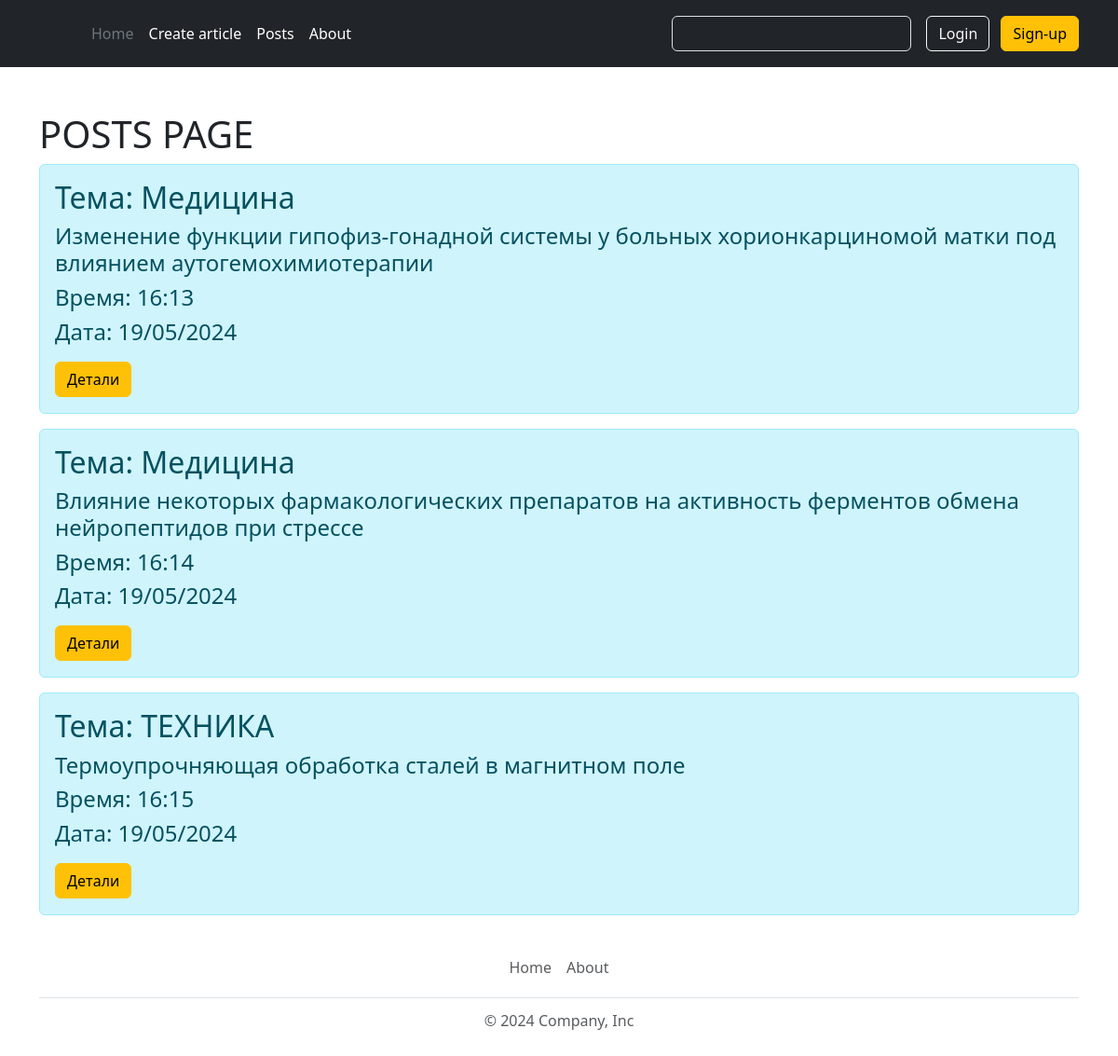
The page /posts on the database its author committed.
### app.py (models this page shows, shortened)
class Article(db.Model):
    id = db.Column(db.Integer, primary_key=True)
    title = db.Column(db.String(100), nullable=False)
    intro = db.Column(db.String(300), nullable=False)
    text = db.Column(db.Text, nullable=False)
    date = db.Column(db.DateTime, default=datetime.utcnow)

### app.py (the view)
@app.route('/posts')
def posts():
    articles = Article.query.order_by(Article.date).all()
    return render_template("posts.html", articles=articles)

### templates/posts.html (shortened to what this page needs)
{%extends 'base.html'%}
{%block body%}
<div class='container mt-5'>
    <h1>POSTS PAGE</h1>
    {%if articles|length > 0%}
        {% for article in articles %}
        <div class="alert alert-info">
            <h2>Тема: {{article.title}}</h2>
            <h4>{{article.intro}}</h4>
            <h4>Время: {{ article.date.strftime(' %H:%M ') }}</h4>
            <h4>Дата: {{ article.date.strftime(' %d/%m/%Y') }}</h4>
            <a href="/posts/{{article.id}}" class="btn btn-warning">Детали</a>
            <br>
        </div>
        {%endfor%}
    {%else%}
        <h1>ПОКА ЧТО НЕТ НИКАКИХ СТАТЕЙ</h1>
    {%endif%}
</div>
{%endblock%}

### templates/base.html (shortened to what this page needs)
<!DOCTYPE html>
<html lang="en">
<head>
    <link rel="stylesheet" href="{{url_for('static', filename='css/main.css')}}">
    <link rel="stylesheet" href="https://cdn.jsdelivr.net/npm/bootstrap@5.3.2/dist/css/bootstrap.min.css">
</head>
<body>
    <header class="p-3 text-bg-dark">
        <div class="container">
          <div class="d-flex flex-wrap align-items-center justify-content-center justify-content-lg-start">
            <a href="/" class="d-flex align-items-center mb-2 mb-lg-0 text-white text-decoration-none">
              <svg class="bi me-2" width="40" height="32" role="img" aria-label="Bootstrap"><use xlink:href="#bootstrap"></use></svg>
            </a>
            <ul class="nav col-12 col-lg-auto me-lg-auto mb-2 justify-content-center mb-md-0">
              <li><a href="/home" class="nav-link px-2 text-secondary">Home</a></li>
              <li><a href="/create-article" class="nav-link px-2 text-white">Create article</a></li>
                <li><a href="/posts" class="nav-link px-2 text-white">Posts</a></li>
              <li><a href="/about" class="nav-link px-2 text-white">About</a></li>
            </ul>
            <form class="col-12 col-lg-auto mb-3 mb-lg-0 me-lg-3" role="search">
              <input type="search" class="form-control form-control-dark text-bg-dark" placeholder="Search..." aria-label="Search">
            </form>
            <div class="text-end">
              <button type="button" class="btn btn-outline-light me-2">Login</button>
              <button type="button" class="btn btn-warning">Sign-up</button>
            </div>
          </div>
        </div>
    </header>
    <h1>{%block body%}{%endblock%}</h1>
<div class="footer">
    <div class="container">
      <footer class="py-3 my-4">
        <ul class="nav justify-content-center border-bottom pb-3 mb-3">
          <li class="nav-item"><a href="/home" class="nav-link px-2 text-body-secondary">Home</a></li>
          <li class="nav-item"><a href="/about" class="nav-link px-2 text-body-secondary">About</a></li>
        </ul>
        <p class="text-center text-body-secondary">© 2024 Company, Inc</p>
      </footer>
    </div>
</div>
</body>
</html>

### static/css/main.css (style rules this page uses)
.footer { line-height: 100%; }

### rows shown on the page
Article: title "Медицина", intro "Изменение функции гипофиз-гонадной системы у больных хорионкарциномой матки под влиянием аутогемохимиотерапии", date "16:13", date "19/05/2024"
Article: title "Медицина", intro "Влияние некоторых фармакологических препаратов на активность ферментов обмена нейропептидов при стрессе", date "16:14", date "19/05/2024"
Article: title "ТЕХНИКА", intro "Термоупрочняющая обработка сталей в магнитном поле", date "16:15", date "19/05/2024"
